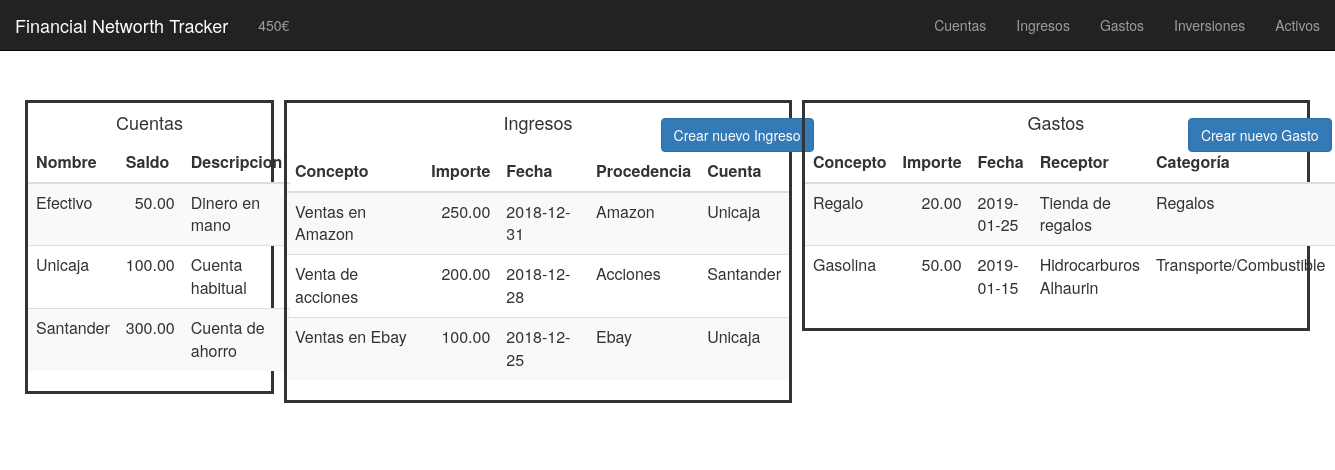
Before: / with the older database file.
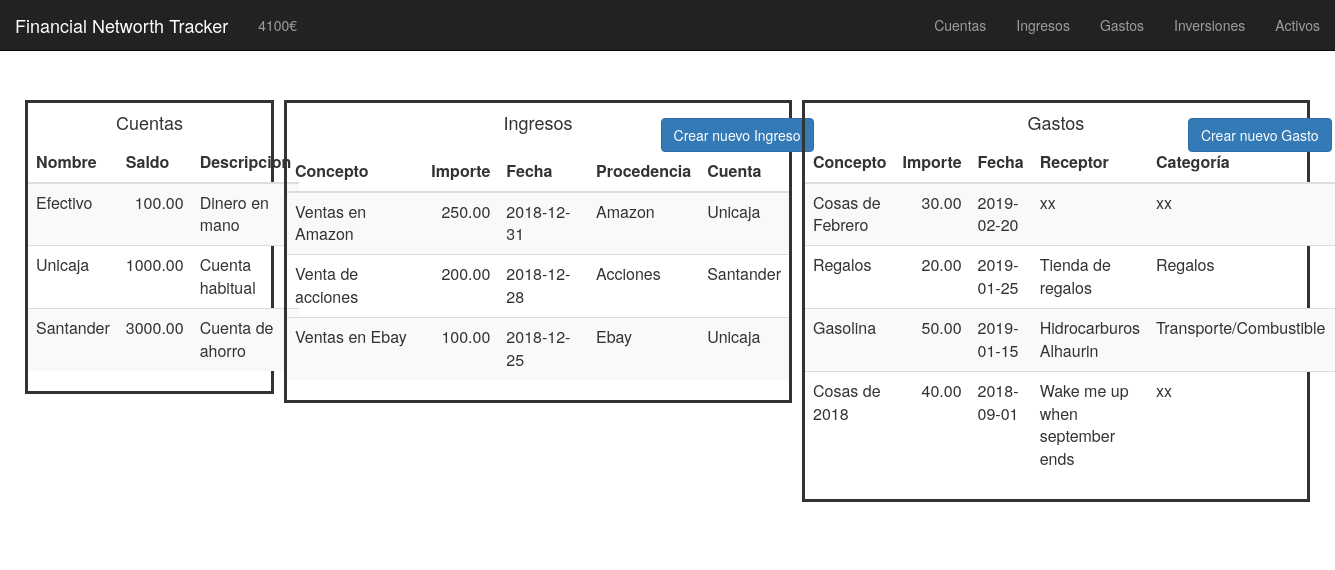
After: the same page with the newer database file.
### tables this page shows
CREATE TABLE cuentas (
	id INT PRIMARY KEY AUTO_INCREMENT,
	nombre VARCHAR(50),
    saldo DECIMAL(15,2),
    descripcion VARCHAR(50)
);

CREATE TABLE ingresos (
	id INT PRIMARY KEY AUTO_INCREMENT,
	importe DECIMAL(8,2),  
    concepto VARCHAR(50),  
    fecha DATE,  
    procedencia VARCHAR(50),  
    cuenta VARCHAR(50)  
);

CREATE TABLE gastos (
	id INT PRIMARY KEY AUTO_INCREMENT,
	importe DECIMAL(8,2),  
    concepto VARCHAR(50),  
    fecha DATE,  
    receptor VARCHAR(50),  
    categoria VARCHAR(50),  
    cuenta VARCHAR(50)  
);

### functions/gastos/mostrar_gastos.php (the view, shortened to what this page needs)
<table class="table table-striped">
    <thead>
    <tr>
        <th>Concepto</th>
        <th>Importe</th>
        <th>Fecha</th>
        <th>Receptor</th>
        <th>Categoría</th>
    </tr>
    </thead>
<?php
$res = mysql_query("SELECT * FROM gastos ORDER BY fecha DESC")
or die(mysql_error());
while($row = mysql_fetch_array( $res )) {?>
    <tr>
        <td><?php echo $row['concepto'];?></td>
        <td style="text-align:right;"><?php echo $row['importe'];?></td>
        <td><?php echo $row['fecha'];?></td>
        <td><?php echo $row['receptor'];?></td>
        <td><?php echo $row['categoria'];?></td>
    </tr>
<?php } ?>
</table>

### index.php (shortened to what this page needs)
<html>
  <head>
    <?php
    include "navbars.php";
    ?>
    <link href="css/index.css" rel="stylesheet" type="text/css"/>
  </head>
  <body>
    <div class="row">
      <div class="column left">
        <div class="mostrar_cuentas">
          <div class="mostrar_cuentas_texto">
            <center>
              <h4>Cuentas</h4>
            </center>
          </div>
          <?php $editar=0; include "functions/cuentas/mostrar_cuentas.php"; ?>
        </div>
      </div>
      <div class="column middle">
        <div class="mostrar_ingresos">
          <div class="mostrar_cuentas_texto">
            <center>
              <h4>Ingresos</h4>
            </center>
            <div class="boton_crear_ingreso">
              <?php include "modals/crear_ingreso_index.php" ?>
            </div>
          </div>
          <?php $editar=0; include "functions/ingresos/mostrar_ingresos.php"; ?>
        </div>
      </div>
      <div class="column right">
        <div class="mostrar_gastos">
          <div class="mostrar_gastos_texto">
            <center>
              <h4>Gastos</h4>
            </center>
            <div class="boton_crear_gasto">
              <?php include "modals/crear_gasto_index.php" ?>
            </div>
          </div>
          <?php $editar=0; include "functions/gastos/mostrar_gastos.php"; ?>
        </div>
      </div>
    </div>
  </body>
</html>

### navbars.php (shortened to what this page needs)
<html>
<link rel="stylesheet" href="https://maxcdn.bootstrapcdn.com/bootstrap/3.3.7/css/bootstrap.min.css">
<nav class="navbar navbar-fixed-top navbar-inverse">
<div class="container-fluid">
    <div class="navbar-header">
        <a class="navbar-brand" href="index.php">Financial Networth Tracker</a>
    </div>
    <ul class="nav navbar-nav navbar-middle" style="text-align: center;">
        <li><a href="patrimonio.php"><?php include "functions/patrimonio/mostrar_patrimonio.php" ?></a></li>
    </ul>
    <ul class="nav navbar-nav navbar-right">
        <li><a href="cuentas.php">Cuentas</a></li>
        <li><a href="ingresos.php">Ingresos</a></li>
        <li><a href="gastos.php">Gastos</a></li>
        <li><a href="inversiones.php">Inversiones</a></li>
        <li><a href="activos.php">Activos</a></li>
    </ul>
</div>
</nav>
</html>

### functions/patrimonio/mostrar_patrimonio.php (shortened to what this page needs)
<?php
$patrimonio = 0;
$res = mysql_query("SELECT * FROM cuentas")
or die(mysql_error());
while($row = mysql_fetch_array( $res )) {
    $patrimonio = $patrimonio + $row['saldo'];
}
echo $patrimonio."€";
?>

### functions/cuentas/mostrar_cuentas.php (shortened to what this page needs)
<table class="table table-striped">
    <thead>
    <tr>
        <th>Nombre</th>
        <th>Saldo</th>
        <th>Descripcion</th>
    </tr>
    </thead>
<?php
$res = mysql_query("SELECT * FROM cuentas")
or die(mysql_error());
while($row = mysql_fetch_array( $res )) {?>
    <tr>
        <td><?php echo $row['nombre'];?></td>
        <td style="text-align:right;"><?php echo $row['saldo'];?></td>
        <td><?php echo $row['descripcion'];?></td>
    </tr>
<?php } ?>
</table>

### modals/crear_ingreso_index.php (shortened to what this page needs)
<button type="button" class="btn btn-primary separar" data-toggle="modal" data-target="#modal_anadir_ingreso">
  Crear nuevo Ingreso
</button>

### functions/ingresos/mostrar_ingresos.php (shortened to what this page needs)
<table class="table table-striped">
    <thead>
    <tr>
        <th>Concepto</th>
        <th>Importe</th>
        <th>Fecha</th>
        <th>Procedencia</th>
        <th>Cuenta</th>
    </tr>
    </thead>
<?php
$res = mysql_query("SELECT * FROM ingresos ORDER BY fecha DESC")
or die(mysql_error());
while($row = mysql_fetch_array( $res )) {?>
    <tr>
        <td><?php echo $row['concepto'];?></td>
        <td style="text-align:right;"><?php echo $row['importe'];?></td>
        <td><?php echo $row['fecha'];?></td>
        <td><?php echo $row['procedencia'];?></td>
        <td><?php echo $row['cuenta'];?></td>
    </tr>
<?php } ?>
</table>

### modals/crear_gasto_index.php (shortened to what this page needs)
<button type="button" class="btn btn-primary separar" data-toggle="modal" data-target="#modal_anadir_gasto">
  Crear nuevo Gasto
</button>

### css/index.css (style rules this page uses)
body { margin-top: 100px; margin-left: 35px; margin-right: 35px; }
.column { float: left; }
.middle, .right { width: 40%; }
.left { width: 20%; }
.mostrar_cuentas { max-width: 100%; border-style: solid; margin-bottom: 40px; margin-right: 5px; margin-left: 5px; }
.mostrar_cuentas_texto { margin: auto; width: 50%; }
.mostrar_ingresos { max-width: 100%; border-style: solid; margin-bottom: 40px; margin-right: 5px; margin-left: 5px; }
.boton_crear_ingreso { float: right; margin-right: -150px; margin-top: -25px }
.mostrar_gastos { max-width: 100%; border-style: solid; margin-bottom: 40px; margin-right: 5px; margin-left: 5px; }
.mostrar_gastos_texto { margin: auto; width: 50%; }
.boton_crear_gasto { float: right; margin-right: -150px; margin-top: -25px }

Changed rows visible on the page:
changed cuentas "Efectivo": saldo "50.00" → "100.00"
changed cuentas "Unicaja": saldo "100.00" → "1000.00"
changed cuentas "Santander": saldo "300.00" → "3000.00"
added gastos: concepto "Cosas de Febrero", importe "30.00", fecha "2019-02-20", receptor "xx", categoria "xx"
changed gastos "Regalos": concepto "Regalo" → "Regalos"
added gastos: concepto "Cosas de 2018", importe "40.00", fecha "2018-09-01", receptor "Wake me up when september ends", categoria "xx"
Other visible differences:
$patrimonio: "450" → "4100"
